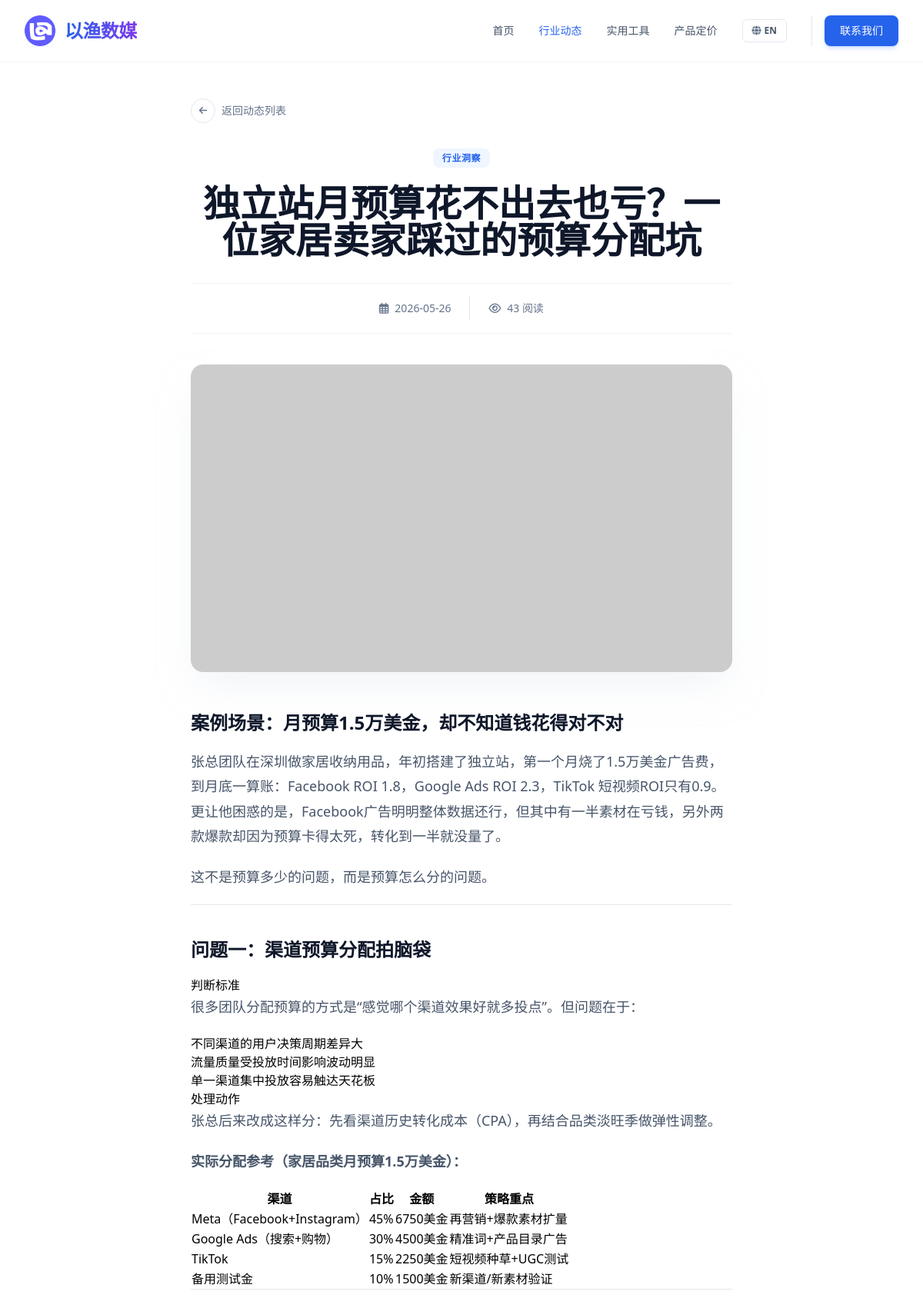
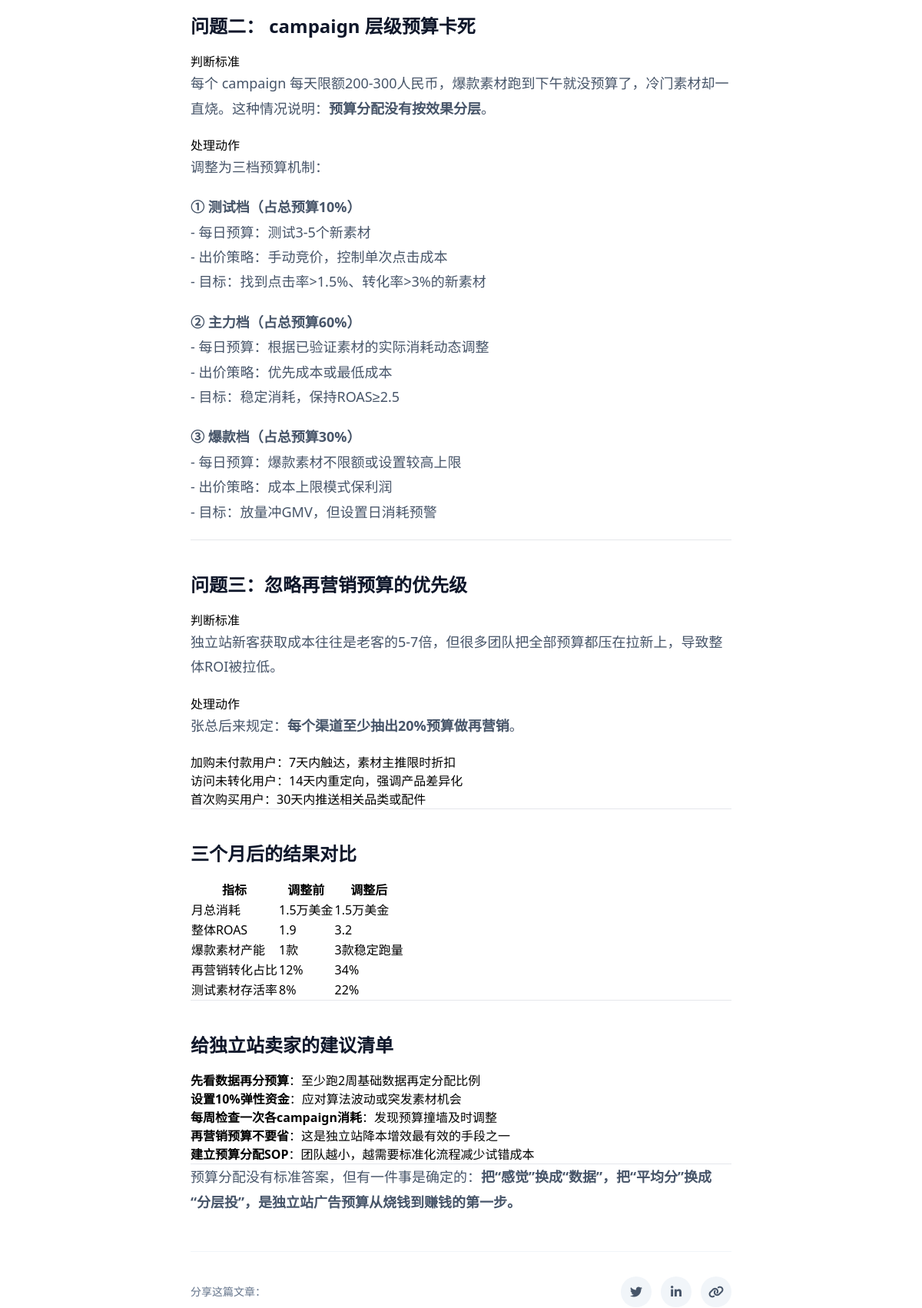
Page /article/100 (upper part) on the committed database (2 pictures, top to bottom).
### tables this page shows
CREATE TABLE articles (
            id INTEGER PRIMARY KEY AUTOINCREMENT,
            category_id TEXT NOT NULL,
            title TEXT NOT NULL,
            summary TEXT NOT NULL,
            content TEXT NOT NULL,
            date TEXT NOT NULL,
            views INTEGER DEFAULT 0,
            image TEXT NOT NULL
        , seo_keywords TEXT DEFAULT '', seo_score INTEGER DEFAULT 0, title_en TEXT DEFAULT '', summary_en TEXT DEFAULT '', content_en TEXT DEFAULT '', title_vi TEXT DEFAULT "", summary_vi TEXT DEFAULT "", content_vi TEXT DEFAULT "");

### app.py (the view)
@app.route('/article/<int:article_id>')
def article_detail(article_id):
    db = get_db()
    cur = db.cursor()
    cur.execute('SELECT * FROM articles WHERE id = ?', (article_id,))
    article = cur.fetchone()
    if article is None:
        return "Article not found", 404
    return render_template('article_detail.html', article=dict(article))

### app.py (called while the page is built)
def get_db():
    db = getattr(g, '_database', None)
    if db is None:
        db = g._database = sqlite3.connect(DB_PATH)
        db.row_factory = sqlite3.Row
    return db

@app.teardown_appcontext
def close_connection(exception):
    db = getattr(g, '_database', None)
    if db is not None:
        db.close()

@app.after_request
def add_header(response):
    response.headers["Cache-Control"] = "no-cache, no-store, must-revalidate"
    response.headers["Pragma"] = "no-cache"
    response.headers["Expires"] = "0"
    response.headers['Cache-Control'] = 'public, max-age=0'
    return response

### templates/article_detail.html (shortened to what this page needs)
<!DOCTYPE html>
<html lang="zh-CN" x-data="appData()">
<head>
    <script src="https://cdn.tailwindcss.com"></script>
    <link href="https://cdnjs.cloudflare.com/ajax/libs/font-awesome/6.0.0/css/all.min.css" rel="stylesheet">
</head>
<body class="font-sans antialiased bg-white">
    <nav class="fixed w-full z-50 transition-all duration-300 bg-white/90 backdrop-blur-md border-b border-slate-100">
        <div class="max-w-7xl mx-auto px-4 sm:px-6 lg:px-8">
            <div class="flex justify-between h-20 items-center">
                <a href="/" class="flex-shrink-0 flex items-center gap-3 group">
                    <img src="{{ url_for('static', filename='images/logo.png') }}" alt="Logo" class="w-10 h-10 rounded-lg object-cover shadow-sm group-hover:shadow-md transition-shadow duration-300" onerror="this.src='https://ui-avatars.com/api/?name=YY&background=0D8ABC&color=fff'">
                    <span class="font-extrabold text-2xl tracking-tight bg-clip-text text-transparent bg-gradient-to-r from-blue-600 to-violet-600 drop-shadow-sm">以渔数媒</span>
                </a>
                <div class="hidden md:flex space-x-8 items-center">
                    <a href="/" class="text-sm font-medium text-slate-600 hover:text-blue-600 transition-colors" x-text="t[lang].nav.home">首页</a>
                    <a href="/articles" class="text-sm font-medium text-blue-600 transition-colors" x-text="t[lang].nav.articles">行业动态</a>
                                        <a href="/tools" class="text-sm font-medium text-slate-600 hover:text-blue-600 transition-colors" x-text="t[lang].nav.tools">实用工具</a>
<a href="/pricing" class="text-sm font-medium text-slate-600 hover:text-blue-600 transition-colors" x-text="t[lang].nav.pricing">产品定价</a>
                    <button @click="toggleLang()" class="flex items-center space-x-1 px-3 py-1.5 rounded-md border border-slate-200 hover:border-blue-400 hover:bg-slate-50 transition-all">
                        <i class="fas fa-globe text-slate-500 text-xs"></i>
                        <span class="text-xs font-bold text-slate-600" x-text="lang === 'zh' ? 'EN' : '中'"></span>
                    </button>
                    <div class="flex items-center gap-3 pl-4 border-l border-slate-200">
                        <a href="https://t.me/yiyiyiads" target="_blank" class="px-5 py-2.5 rounded-lg bg-blue-600 text-white text-sm font-medium hover:bg-blue-700 transition-all shadow-md shadow-blue-500/20" x-text="t[lang].nav.contact">联系我们</a>
                    </div>
                </div>
            </div>
        </div>
    </nav>
    <main class="pt-32 pb-24">
        <div class="max-w-3xl mx-auto px-4 sm:px-6 lg:px-8 mb-8">
            <a href="/articles" class="inline-flex items-center gap-2 text-sm font-medium text-slate-500 hover:text-blue-600 transition-colors group">
                <div class="w-8 h-8 rounded-full border border-slate-200 flex items-center justify-center group-hover:border-blue-500 group-hover:bg-blue-50 transition-all">
                    <i class="fas fa-arrow-left text-xs group-hover:-translate-x-0.5 transition-transform"></i>
                </div>
                <span x-text="t[lang].back">返回动态列表</span>
            </a>
        </div>
        <article class="max-w-3xl mx-auto px-4 sm:px-6 lg:px-8">
            <header class="mb-10 text-center">
                <div class="mb-6">
                    <span class="px-3 py-1 bg-blue-50 text-blue-600 text-xs font-bold rounded-lg uppercase tracking-wider">
                        <span x-show="lang === 'zh'">
                            {% if article.category_id == 'news' %}官方公告
                            {% elif article.category_id == 'insight' %}行业洞察
                            {% elif article.category_id == 'guide' %}投放指南
                            {% elif article.category_id == 'update' %}产品更新
                            {% else %}资讯{% endif %}
                        </span>
                    </span>
                </div>
                <h1 class="text-3xl md:text-4xl lg:text-5xl font-extrabold text-slate-900 leading-tight mb-8">
                    <span x-show="lang === 'zh'">{{ article.get('title', '') }}</span>
                </h1>
                <div class="flex items-center justify-center gap-6 text-sm text-slate-500 border-t border-b border-slate-100 py-4">
                    <div class="flex items-center gap-2">
                        <i class="far fa-calendar-alt"></i>
                        <span>{{ article.date }}</span>
                    </div>
                    <div class="flex items-center gap-2">
                        <i class="far fa-eye"></i>
                        <span><span id="article-view-count" data-article-id="{{ article.id }}" data-base-views="{{ article.views }}">{{ article.views }}</span> <span x-text="t[lang].reads">阅读</span></span>
                    </div>
                </div>
            </header>
            <div class="rounded-2xl overflow-hidden mb-12 shadow-2xl shadow-slate-200/50">
                <img src="{{ article.image }}" alt="Featured Image" class="w-full h-[400px] object-cover">
            </div>
            <div class="prose max-w-none" x-show="lang === 'zh'">
                {{ article.get('content', '') | markdown | safe }}
            </div>
            <div class="mt-12 pt-8 border-t border-slate-100 flex items-center justify-between">
                <div class="text-sm font-medium text-slate-500" x-text="t[lang].share">分享这篇文章：</div>
                <div class="flex gap-3">
                    <button class="w-10 h-10 rounded-full bg-slate-100 flex items-center justify-center text-slate-600 hover:bg-[#1DA1F2] hover:text-white transition-colors">
                        <i class="fab fa-twitter"></i>
                    </button>
                    <button class="w-10 h-10 rounded-full bg-slate-100 flex items-center justify-center text-slate-600 hover:bg-[#0077B5] hover:text-white transition-colors">
                        <i class="fab fa-linkedin-in"></i>
                    </button>
                    <button class="w-10 h-10 rounded-full bg-slate-100 flex items-center justify-center text-slate-600 hover:bg-[#00B489] hover:text-white transition-colors">
                        <i class="fas fa-link"></i>
                    </button>
                </div>
            </div>
        </article>
    </main>
</body>
</html>

### templates/article_detail.html (style rules this page uses)
.prose h2 { color: #0f172a; font-weight: 700; font-size: 1.5rem; margin-top: 2.5rem; margin-bottom: 1rem; }
.prose p { color: #475569; line-height: 1.8; margin-bottom: 1.25rem; font-size: 1.125rem; }

### rows in the picture
articles: get "独立站月预算花不出去也亏？一位家居卖家踩过的预算分配坑", date "2026-05-26", views "43", get "案例场景：月预算1.5万美金，却不知道钱花得对不对 张总团队在深圳做家居收纳用品，年初搭建了独立站，第一个月烧了1.5万美金广告费，到月底一算账：Facebook ROI 1.8，Google Ads ROI 2.3，TikTok 短视频ROI只有0.9。更让他困惑的是，Facebook广告明明整体数据还行，但其中有一半素材在亏钱，另外两款爆款却因为预算卡得太死，转化到一半就没量了。 这不是预算多少的问题，而是预算怎么分的问题。 问题一：渠道预算分配拍脑袋 判断标准 很多团队分配预算的方式是“感觉哪个渠道效果好就多投点”。但问题在于： 不同渠道的用户决策周期差异大 流量质量受投放时间影响波动明显 单一渠道集中投放容易触达天花板 处理动作 张总后来改成这样分：先看渠道历史转化成本（CPA），再结合品类淡旺季做弹性调整。 实际分配参考（家居品类月预算1.5万美金）： 渠道 占比 金额 策略重点 Meta（Facebook+Instagram） 45% 6750美金 再营销+爆款素材扩量 Google Ads（搜索+购物） 30% 4500美金 精准词+产品目录广告 TikTok 15% 2250美金 短视频种草+UGC测试 备用测试金 10% 1500美金 新渠道/新素材验证 问题二： campaign 层级预算卡死 判断标准 每个 campaign 每天限额200-300人民币，爆款素材跑到下午就没预算了，冷门素材却一直烧。这种情况说明： 预算分配没有按效果分层 。 处理动作 调整为三档预算机制： ① 测试档（占总预算10%） - 每日预算：测试3-5个新素材 -…"
